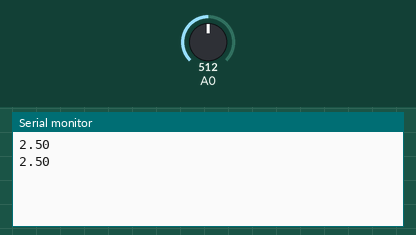
Bench run of a sketch on a simulated Arduino Uno, built with avr-gcc and run on an emulated ATmega328P. Shown: the last lines printed to the serial monitor. Inputs (shaded band) come from the test bench; at power-on: A0 = 512.

Above: at 1.3 s.
1.4 s: A0 set to 716
At 1.9 s:
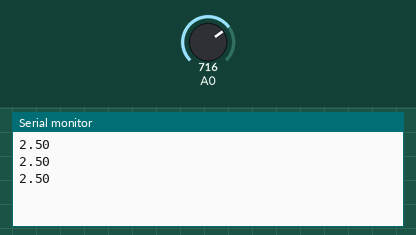
2.9 s: A0 set to 900
At 3.4 s:
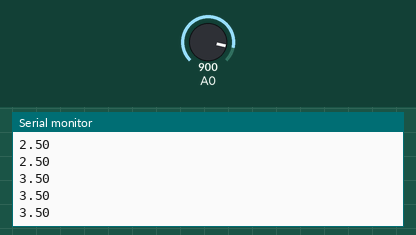
Timing chart, 0 to 5.9 s (numbered marks = the images above; inputs shaded):
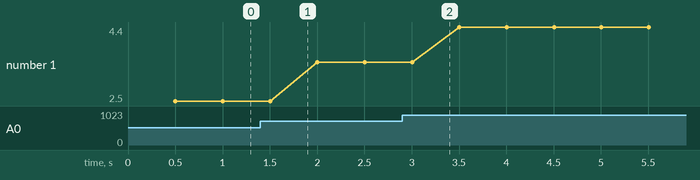

The sketch:

voltmeter.ino
```cpp
void setup()
{
  pinMode(A0, INPUT);
  Serial.begin(9600);
}

void loop()
{
  int i = analogRead(A0);
  float a = i * (5.0 / 1023);
  delay(500);
  Serial.println(a);
}
```

Measured:
- plotted number 1: 2.5 → 3.5 after the input at 1.4 s, 3.5 → 4.4 after the input at 2.9 s
